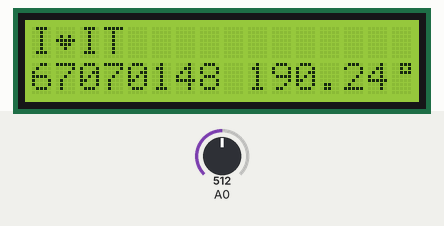
Simulated run of this sketch. Board: Arduino Uno, built with avr-gcc and run on an emulated ATmega328P. Shown: 16×2 character LCD. Inputs (shaded band) come from the test bench; at power-on: A0 = 512. What the sketch prints to the serial monitor is not drawn.

Above: at 1.2 s.
1.3 s: A0 set to 337
At 3.3 s:
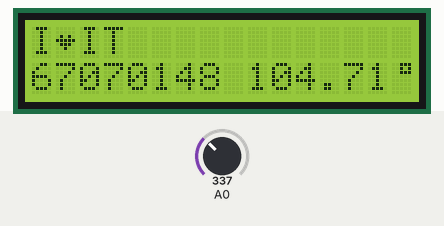
3.6 s: A0 set to 310
At 4.9 s:
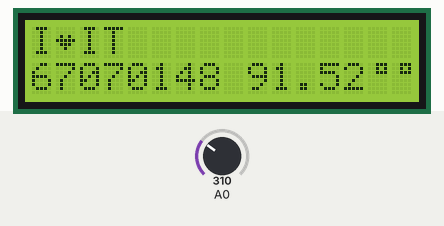
5.6 s: A0 set to 306
At 7.5 s:
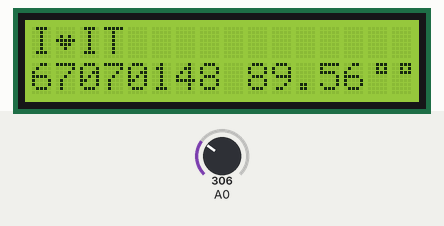
Timing chart, 0 to 9.0 s (numbered marks = the images above; inputs shaded):
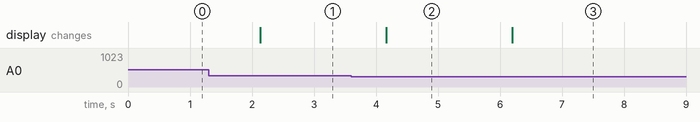

The sketch:

lcd.ino
```cpp
#include <LiquidCrystal_I2C.h>

LiquidCrystal_I2C lcd(0x27, 16, 2);
byte heart[8] = {
  B00000,
  B00000,
  B01010,
  B11111,
  B01110,
  B00100,
  B00000,
  B00000 };
byte ong[8] = {
  B00111,
  B00101,
  B00111,
  B00000,
  B00000,
  B00000,
  B00000,
  B00000 };

void setup() {
  lcd.init();
  lcd.backlight();
  lcd.createChar(2, heart);
  lcd.createChar(6, ong);
  lcd.setCursor(0, 0);
  lcd.print("I");
  lcd.write(byte(2));
  lcd.print("IT");

  Serial.begin(9600);

}

void loop() {
  int sensorValue = analogRead(A0); // อ่านค่าเซนเซอร์
  float voltage = (sensorValue * (5.0 / 1023.0)); // แปลงค่า Analog เป็น Voltage
  float temperatureC = ((voltage - 0.5) * 100.0) - 10; // แปลง Voltage เป็น อุณหภูมิ (Celsius)

  lcd.setCursor(0, 1);
  lcd.print("67070148 ");
  lcd.print(temperatureC);
  lcd.write(byte(6));

  Serial.println(sensorValue);

  delay(1000); // หน่วงเวลา 1 วินาที
}
```

Measured:
- the behaviour switches between 328 and 327 on A0 (found by bisection; images 1 and 2)
- after the input at 1.3 s, the display: changes after 0.83 s (image 1)
- after the input at 3.6 s, the display: changes after 0.56 s (image 2)
- after the input at 5.6 s, the display: changes after 0.59 s (image 3)
